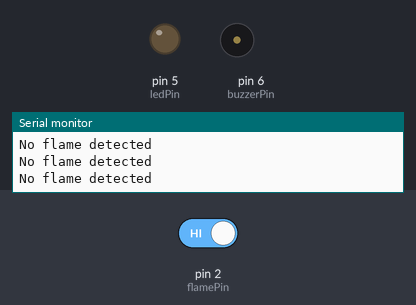
The sketch below on a simulated Arduino Uno, built with avr-gcc and run on an emulated ATmega328P. Parts: output pins drawn as LEDs (lit = HIGH), buzzer (waves = sounding, pin HIGH), the last lines printed to the serial monitor. Inputs (shaded band) come from the test bench; at power-on: pin 2 (flamePin) HIGH.

Above: at 1.2 s.
1.3 s: pin 2 (flamePin) driven LOW
At 2.3 s:
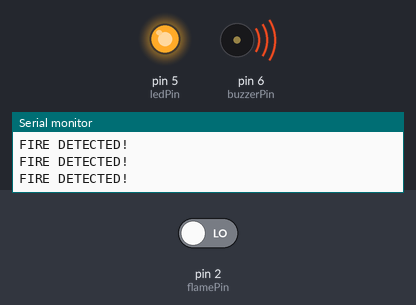
2.9 s: pin 2 (flamePin) driven HIGH
At 3.5 s:
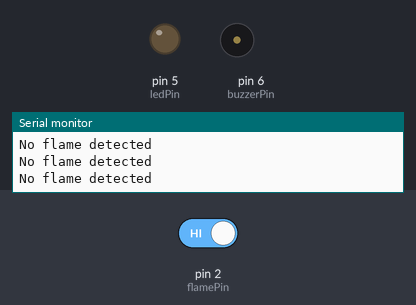
Timing chart, 0 to 5.9 s (numbered marks = the images above; inputs shaded):
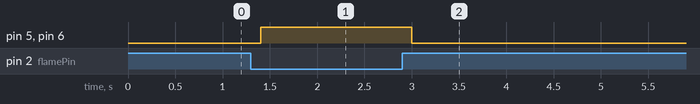

Measured:
- after the input at 1.3 s, pin 5 (ledPin), pin 6 (buzzerPin): LOW → HIGH after 0.10 s
- after the input at 2.9 s, pin 5 (ledPin), pin 6 (buzzerPin): HIGH → LOW after 0.10 s

The sketch:

flame_detection_fire_alarm_5a.ino
```cpp
const int flamePin = 2;
const int ledPin = 5;
const int buzzerPin = 6;

void setup() {
  pinMode(flamePin, INPUT);
  pinMode(ledPin, OUTPUT);
  pinMode(buzzerPin, OUTPUT);

  Serial.begin(9600);
}

void loop() {
  int flameState = digitalRead(flamePin);

  // Many flame sensor modules output LOW when flame is detected
  if (flameState == LOW) {
    digitalWrite(ledPin, HIGH);
    digitalWrite(buzzerPin, HIGH);

    Serial.println("FIRE DETECTED!");
  } else {
    digitalWrite(ledPin, LOW);
    digitalWrite(buzzerPin, LOW);

    Serial.println("No flame detected");
  }

  delay(200);
}
```
